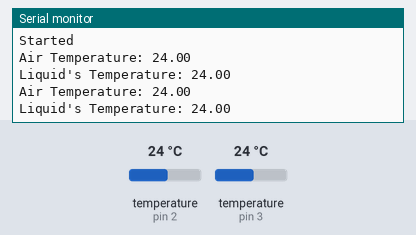
The sketch below on a simulated Arduino Uno, built with avr-gcc and run on an emulated ATmega328P. Parts: the last lines printed to the serial monitor. The test bench sets the inputs (shaded band); at power-on: temperature (sensors on pin 2, pin 3) 24 °C.

Above: at 4.8 s.
4.9 s: temperature (sensor on pin 2) set to 12 °C
At 8.1 s:
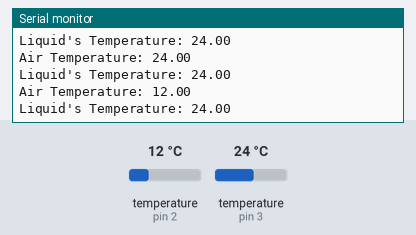
8.5 s: temperature (sensor on pin 3) set to 12 °C
At 9.9 s:
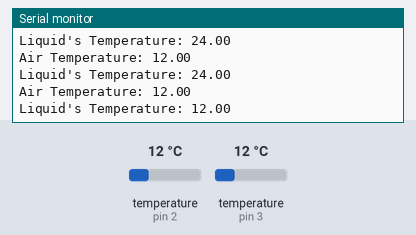
12.1 s: temperature (sensor on pin 2) set to 19 °C
At 14.6 s:
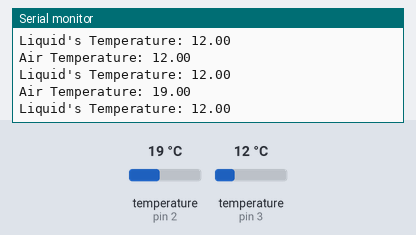
15.7 s: temperature (sensor on pin 3) set to 19 °C
At 17.6 s:
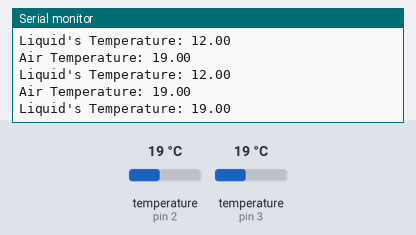
Timing chart, 0 to 19.1 s (numbered marks = the images above; inputs shaded):
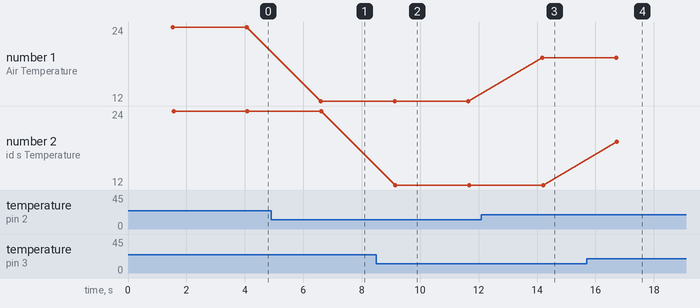

The sketch:

_2tmp_sensors.ino
```cpp
#include <OneWire.h>
#include <DallasTemperature.h>

// Data wires are plugged into pin 2 and 3 on the Arduino
#define ONE_WIRE_BUS 2
#define ONE_WIRE_BUS_B 3
// Setup a oneWire instance to communicate with any OneWire devices (not just Maxim/Dallas temperature ICs)
OneWire oneWire(ONE_WIRE_BUS);
OneWire oneWireb(ONE_WIRE_BUS_B);
// Pass our oneWire reference to Dallas Temperature.
DallasTemperature sensora(&oneWire);
DallasTemperature sensorb(&oneWireb);

void setup(void)
{
  Serial.begin(9600); //Begin serial communication
  Serial.println("Started");
  sensora.begin();
  sensorb.begin();
}

void loop(void)
{
  // Send the command to get temperatures
  sensora.requestTemperatures();
  sensorb.requestTemperatures();
  Serial.print("Air Temperature: ");
  Serial.println(sensora.getTempCByIndex(0));
  //Update value every 1 sec.
  Serial.print("Liquid's Temperature: ");
  Serial.println(sensorb.getTempCByIndex(0));
  delay(1000);
}
```

Measured:
- after the input at 4.9 s, the serial monitor: prints a new line after 1.7 s (image 1)
- after the input at 8.5 s, the serial monitor: prints a new line after 0.65 s (image 2)
- after the input at 12.1 s, the serial monitor: prints a new line after 2.1 s (image 3)
- after the input at 15.7 s, the serial monitor: prints a new line after 1.0 s (image 4)
- plotted number 1: 24 → 12 after the input at 4.9 s, 12 → 19 after the input at 12.1 s
